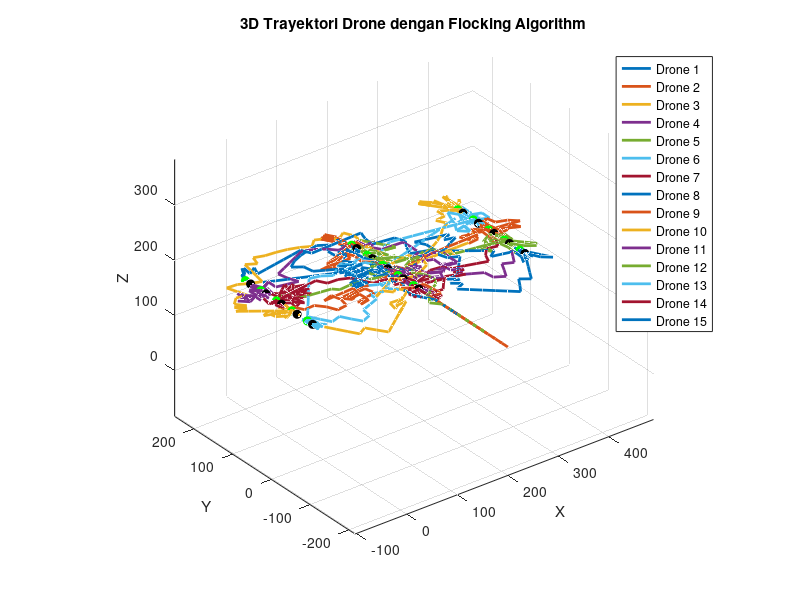

Recreate this plot in MATLAB.
% Jumlah drone
nDrone = 15;

% Membuat posisi awal dan target posisi secara dinamis
% Menggunakan ruang 400x200 dengan ketinggian 150
posisi_awal = zeros(nDrone, 3);
target_posisi = zeros(nDrone, 3);

% Mengatur posisi awal dan target secara manual untuk demo
for i = 1:nDrone
    if mod(i, 3) == 0
        posisi_awal(i, :) = [0, (i-1)*13.33, 150];
        target_posisi(i, :) = [400, 200 - (i-1)*13.33, 150];
    elseif mod(i, 3) == 1
        posisi_awal(i, :) = [400, (i-1)*13.33, 150];
        target_posisi(i, :) = [0, 200 - (i-1)*13.33, 150];
    else
        posisi_awal(i, :) = [200, (i-1)*13.33, 150];
        target_posisi(i, :) = [200, 200 - (i-1)*13.33, 150];
    end
end
             
% Jumlah iterasi simulasi
n_iterasi = 100;

% Parameter flocking
dMin = 50; % Jarak minimal untuk penghindaran tabrakan
vMax = 20; % Kecepatan maksimum drone

% Inisialisasi posisi dan kecepatan
posisi = posisi_awal;
kecepatan = zeros(nDrone,3);

% Untuk menyimpan trayektori
trayektori = zeros(n_iterasi, nDrone, 3);

for t = 1:n_iterasi
    for i = 1:nDrone
        % Hitung vektor menuju target
        vTarget = (target_posisi(i,:) - posisi(i,:));
        vTarget = vTarget / norm(vTarget) * vMax;
        
        % Penghindaran tabrakan
        for j = 1:nDrone
            if i ~= j
                jarak = norm(posisi(i,:) - posisi(j,:));
                if jarak < dMin
                    vAvoid = posisi(i,:) - posisi(j,:);
                    vTarget = vTarget + vAvoid;
                end
            end
        end
        
        % Batasi kecepatan
        if norm(vTarget) > vMax
            vTarget = vTarget / norm(vTarget) * vMax;
        end
        
        % Update posisi dan kecepatan
        kecepatan(i,:) = vTarget;
        posisi(i,:) = posisi(i,:) + kecepatan(i,:);
    end
    
    % Simpan trayektori
    trayektori(t,:,:) = posisi;
end

% Visualisasi
figure;
hold on;
grid on;
axis equal;

colors = lines(nDrone); % Menghasilkan warna berbeda untuk setiap drone

for i = 1:nDrone
    % Trayektori drone
    plot3(squeeze(trayektori(:,i,1)), squeeze(trayektori(:,i,2)), squeeze(trayektori(:,i,3)), 'Color', colors(i,:), 'LineWidth', 2);
end

% Tandai posisi awal dan akhir
plot3(posisi_awal(:,1), posisi_awal(:,2), posisi_awal(:,3), 'ko', 'MarkerFaceColor', 'k');
plot3(target_posisi(:,1), target_posisi(:,2), target_posisi(:,3), 'go', 'MarkerFaceColor', 'g');

view(3); % Atur sudut pandang 3D
legend(arrayfun(@(x) sprintf('Drone %d', x), 1:nDrone, 'UniformOutput', false), 'Location', 'Best');
xlabel('X');
ylabel('Y');
zlabel('Z');
title('3D Trayektori Drone dengan Flocking Algorithm');
